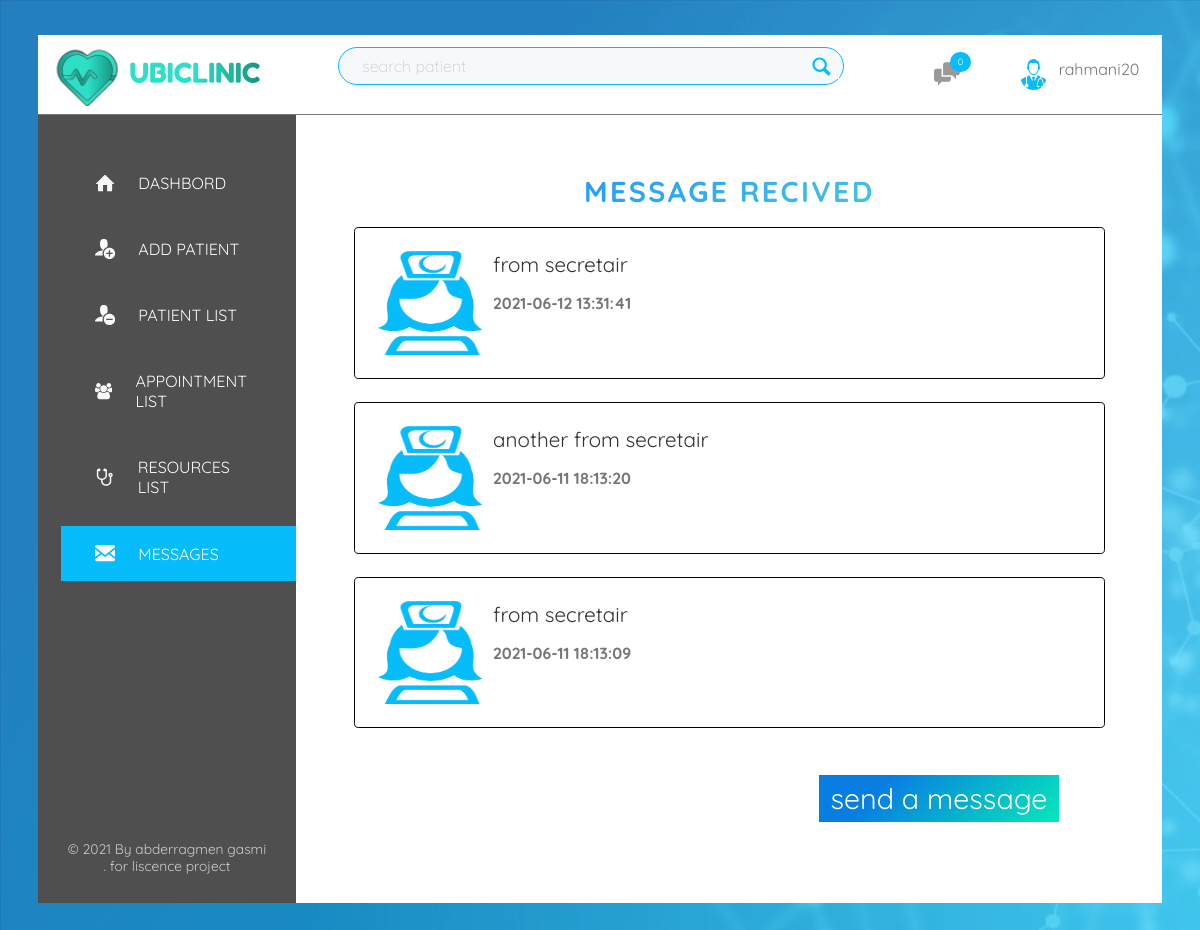
Screenshot of /message/index.php (signed in) with the database file from the repository.
### tables this page shows
CREATE TABLE `message` (
  `id` int NOT NULL,
  `sender` varchar(50) NOT NULL,
  `msg` text NOT NULL,
  `date` timestamp NOT NULL DEFAULT CURRENT_TIMESTAMP,
  `seen` varchar(10) NOT NULL DEFAULT 'no'
);

### functions/function.php (called while the page is built, shortened)
<?php
function query($sql){
    global $connection;
    return mysqli_query($connection,$sql);
}
function fetch_array($result){
return mysqli_fetch_array($result);
}
?>

### message/index.php (the view, shortened to what this page needs)
<html>
    <head>
        <link rel="stylesheet" href="../css/pages/messages.css">
    </head>
    <body>
    <?php if(isset($_SESSION['username'])){?>
        <div class="content">
        <?php include("../functions/header.php");?>
            <div class="container">
                <nav class="sidebar">
                    <ul class="side-nav">
                        <li class="side-nav-item">
                            <a href="../home" class="side-nav-link ">
                                <svg class="side-nav-icon">
                                    <use xlink:href="../css/icon/sprite.svg#icon-home"></use>
                                    <span>dashbord</span>
                                </svg>
                            </a>
                        </li>
                        <li class="side-nav-item">
                            <a href="../adduser" class="side-nav-link">
                                <svg class="side-nav-icon">
                                    <use xlink:href="../css/icon/sprite.svg#icon-user-plus"></use>
                                    <span>add patient</span>
                                </svg>
                            </a>
                        </li>
                        <li class="side-nav-item">
                            <a href="../edituser" class="side-nav-link">
                                <svg class="side-nav-icon">
                                    <use xlink:href="../css/icon/sprite.svg#icon-user-minus"></use>
                                    <span>patient list</span>
                                </svg>
                            </a>
                        </li>
                        <li class="side-nav-item">
                            <a href="../appointement" class="side-nav-link">
                                <svg class="side-nav-icon">
                                    <use xlink:href="../css/icon/sprite.svg#icon-group"></use>
                                    <span>appointment list</span>
                                </svg>
                            </a>
                        </li>
                        <?php if($_SESSION['degree']=="doctor"){?>
<li class="side-nav-item">
    <a href="../medicine" class="side-nav-link">
        <svg class="side-nav-icon">
            <use xlink:href="../css/icon/sprite.svg#icon-stethoscope"></use>
            <span>resources list</span>
        </svg>
    </a>
</li>
<?php } ?>
                        <li class="side-nav-item active">
                            <a href="../message/" class="side-nav-link">
                                <svg class="side-nav-icon">
                                    <use xlink:href="../css/icon/sprite.svg#icon-envelope"></use>
                                    <span>messages</span>
                                </svg>
                            </a>
                        </li>
                    </ul>
                    <div class="legal">
                        &copy; 2021 By abderragmen gasmi . for liscence project
                    </div>
                </nav>
                <div class="main">
                    <h1 class="center-text heading-secondary margin-bottom-small">message recived</h1>
                    <div class="msg">
                        <?php
$sql = "SELECT * FROM message WHERE sender <> '$user' ORDER BY date DESC";
$query = query($sql);
   if (mysqli_num_rows($query) > 0) {
    while($result = fetch_array($query)){
        $msg = $result['msg'];
        $date = $result['date'];
$prodoct = <<<String
<div class="msg-box">
<img class="msg-img" src="$img" alt="">
<div class="msg-content">
    <p class="message">$msg</p>
    <h3 class="date">$date</h3>
</div>
</div>
String;
    echo $prodoct;
    }}
                        ?>
                    </div>
                    <div style="position: relative;"><a href="#popup" class="msg-btn">send a message</a></div>
</div>
</div>
</div>
<?php }else{rederict("../signin/");}?>
</body>
</html>

### css/pages/messages.css (style rules this page uses)
body { background-color: var(--primary-color-op); background-image: linear-gradient(315deg, #06befb74 0%, #4885ee70 74%), url(../../img/854206.jpg); background-size: cover; font-family:quicksand; }
.content { background-color: white; width: 95%; height: max-content; margin: 3rem auto; }
.main { width: 100%; height: max-content; padding: 5rem; }
.msg { display: flex; flex-direction: column; }
.msg-box { border: 1px solid black; display: flex; flex-direction: row; padding: 2rem; margin-bottom: 2rem; border-radius: .4rem; }
.msg-img { width: 9rem; height: 9rem; margin-right: 1rem; }
.msg-content { display: flex; flex-direction: column; }
.message { font-size: 1.8rem; color: var(--dark-grey-1); }
.date { color: var(--dark-grey-2); font-size: 1.4rem; }
.msg-btn { font-size: 2.5rem; margin: 2rem 4rem; float: right; text-decoration: none; padding: 0.5rem 1rem; background-color: #05e8ba; background-image: linear-gradient(315deg, #05e8ba 0%, #087ee1 74%); color: white; }

### css/base/base.css (style rules this page uses)
html { font-size: 72%; }
* { box-sizing: border-box; }
a { text-decoration: none; }
p,h1 { margin-block-start: 0;margin-block-end: 0; }

### css/base/typography.css (style rules this page uses)
.heading-secondary { font-size: 2.5rem; text-transform: uppercase; font-weight: bold; background-image: linear-gradient(315deg, #60dfcd 0%, #1e9afe 74%); display: block; -webkit-background-clip: text; background-clip: text; color: transparent; letter-spacing: .2rem; }

### css/base/utilities.css (style rules this page uses)
.center-text { text-align: center; }
.margin-bottom-small { margin-bottom: 1.6rem; }

### css/base/variables.css (style rules this page uses)
:root { --primary-color:#06bcfb; --primary-color-op:#06bcfb98; --primary-color-light:#85d6f0; --primary-color-so-light:#def7ff; --primary-color-so-2-light:#f5f9fb; --seconde-color:#4885ee; --light-grey:#f7f7f7; --dark-grey-2:#777; --dark-grey-3:#999; --dark-grey-1:#333; --dark-grey-4:rgb(79, 79, 79); --grey:#ccc; --light-grey-1:#faf9f9; --light-grey-2:#f4f2f2; --light-grey-3:#f8eeee; --light-grey-4:#ccc; --grid-width:114rem; --grid-horizantal:6rem; --default-font:1.6rem; --dark-shadow:0 2rem 5rem rgba(0, 0, 0, 0.425); --light-shadow:0 2rem 5rem rgba(0, 0, 0, 0.151); }

### css/layout/sidebar.css (style rules this page uses)
.container { display: flex; height: max-content; flex-direction: row; }
.sidebar { background-color: var(--dark-grey-4); flex: 0 0 23%; display: flex; flex-direction: column; justify-content: space-between; }
.side-nav { font-size: 1.4rem; list-style: none; margin-top: 3.5rem; padding-left: 2rem; }
.side-nav-item { position: relative; }
.side-nav-item:not(:last-child) { margin-bottom: 1rem; }
.active { background-color: var(--primary-color); }
.side-nav-item::before { content: ""; position: absolute; top: 0; left: 0; height: 100%; width: 3px; background-color: var(--primary-color); transform: scaleY(0); transition: transform .2s ,width .4s ease-in .2s,background-color .1s; }
.side-nav-link:link,.side-nav-link:visited { z-index: 10; position: relative; color: var(--light-grey-1); text-decoration: none; text-transform: uppercase; display: block; padding: 1.5rem 3rem; display: flex; align-items: center; }
.side-nav-icon { width: 1.75rem; height: 1.75rem; margin-right: 2rem; fill: currentColor; }
.legal { font-size: 1.2rem; text-align: center; padding: 2.5rem; color: var(--light-grey-4); }

### rows the page displays
message: msg "from secretair", date "2021-06-12 13:31:41"
message: msg "another from secretair", date "2021-06-11 18:13:20"
message: msg "from secretair", date "2021-06-11 18:13:09"

### other values shown
$notification "0"
$_SESSION['username'] "rahmani20"
